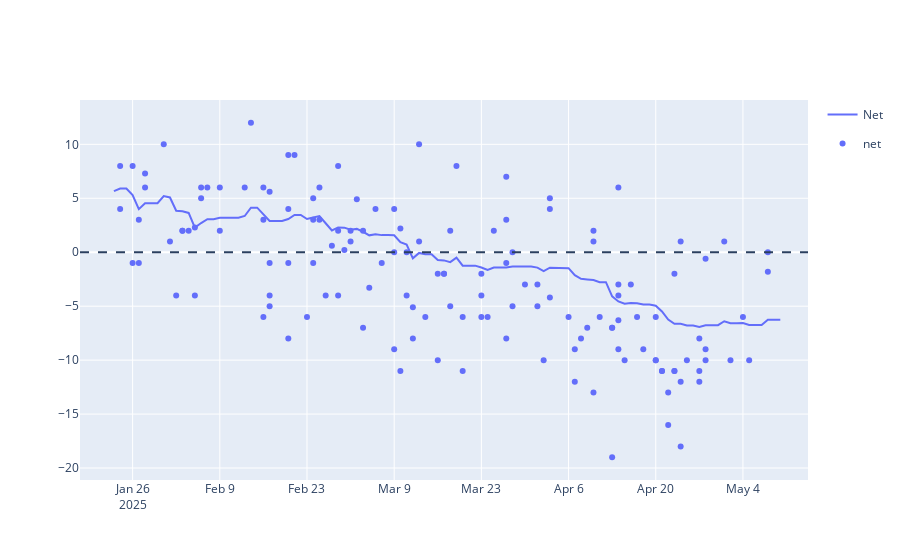

Notebook code cell kept with this figure:
### Code cell
line = px.line(approval_avg, x='Date', y=['Net'])
scatter = px.scatter(polls_df[polls_df['end_date'] >= pd.to_datetime('2025-01-24')], x='end_date', y=['net'])
fig = go.Figure(data=line.data + scatter.data)
fig.add_hline(y=0, line_dash='dash')
fig.show()
